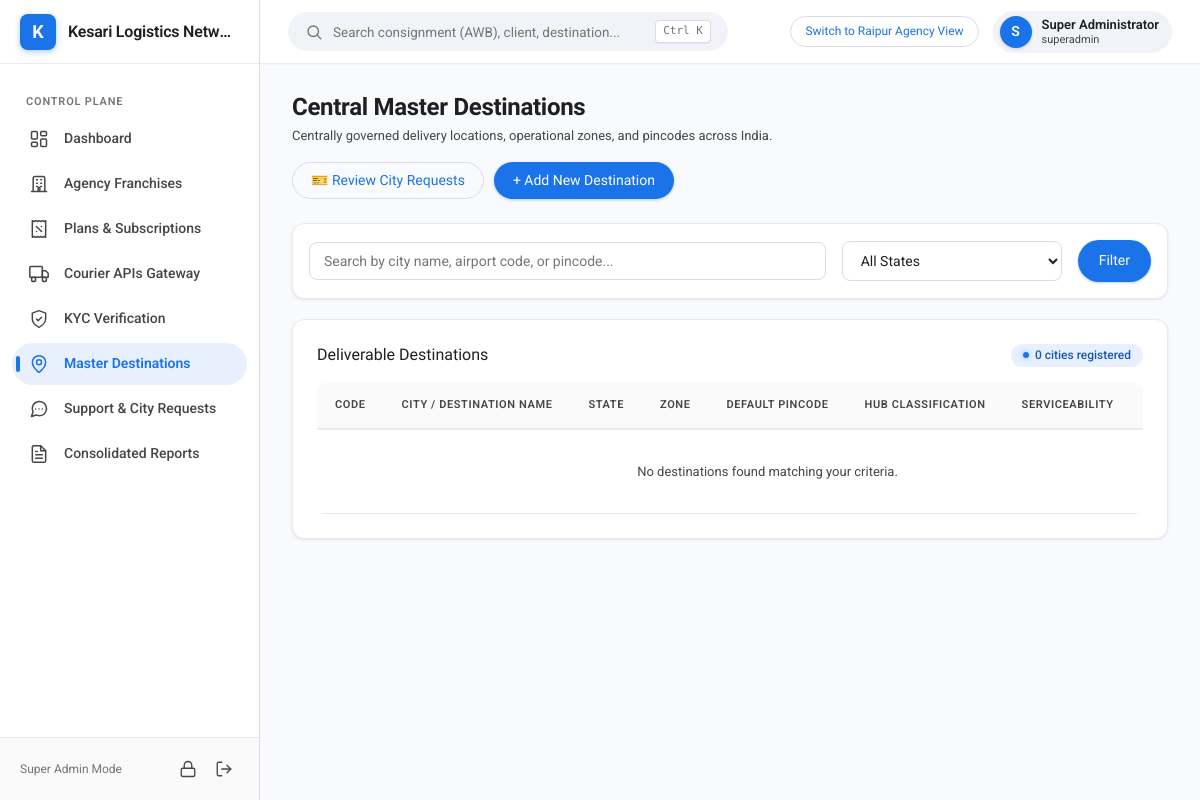
The app's page /admin/destinations (signed in), older data.
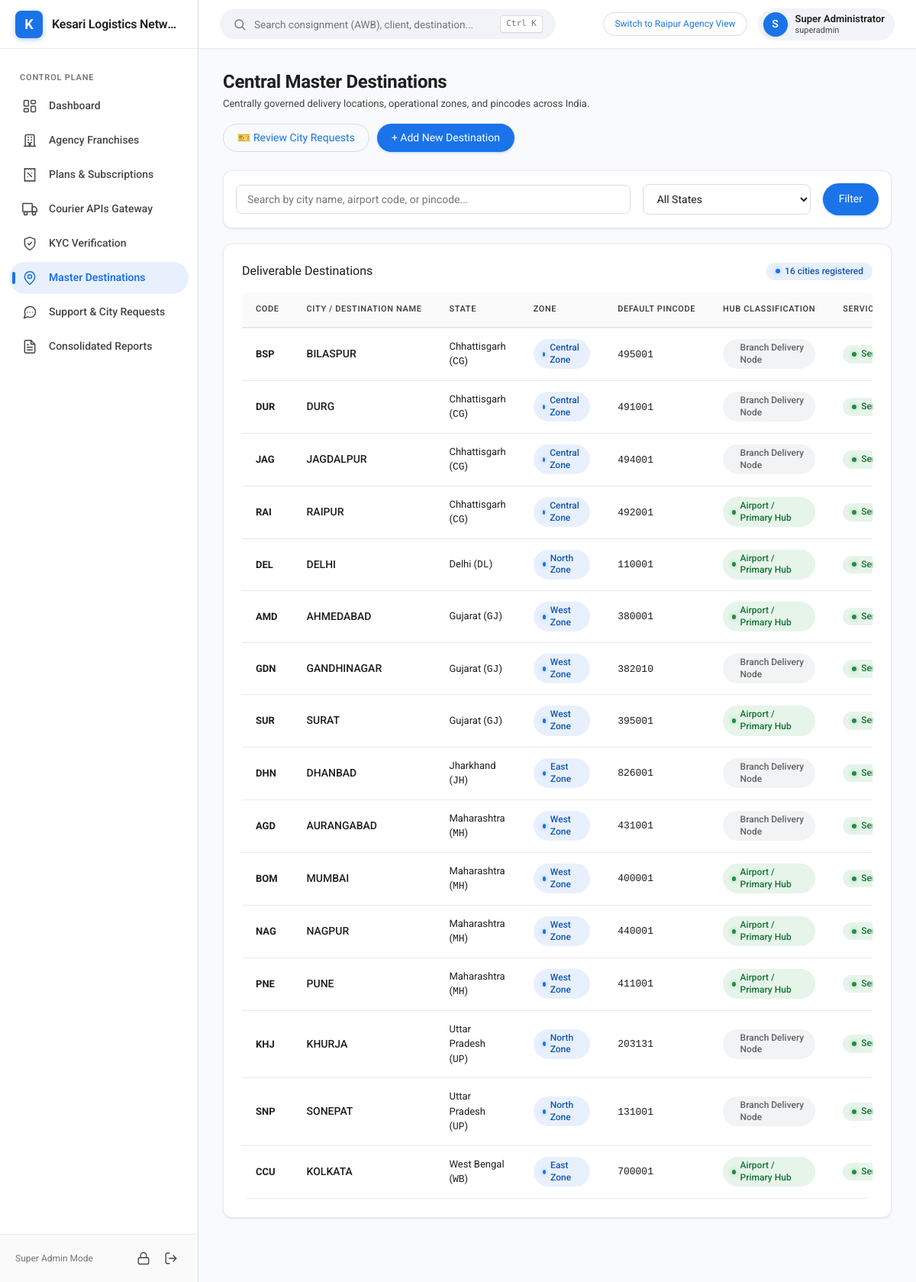
The same page, newer data.
### tables this page shows
CREATE TABLE destinations (
    id INTEGER PRIMARY KEY AUTOINCREMENT,
    code VARCHAR(30) UNIQUE NOT NULL,
    name VARCHAR(120) NOT NULL,
    state_id INTEGER NOT NULL,
    pincode VARCHAR(10) NULL,
    is_hub INTEGER DEFAULT 0,
    is_active INTEGER DEFAULT 1,
    created_at DATETIME DEFAULT CURRENT_TIMESTAMP,
    FOREIGN KEY (state_id) REFERENCES states(id)
);

CREATE TABLE states (
    id INTEGER PRIMARY KEY AUTOINCREMENT,
    code VARCHAR(10) UNIQUE NOT NULL,
    name VARCHAR(100) NOT NULL,
    zone_id INTEGER NOT NULL,
    gst_code VARCHAR(10) NULL,
    created_at DATETIME DEFAULT CURRENT_TIMESTAMP,
    FOREIGN KEY (zone_id) REFERENCES operational_zones(id)
);

CREATE TABLE operational_zones (
    id INTEGER PRIMARY KEY AUTOINCREMENT,
    code VARCHAR(30) UNIQUE NOT NULL,
    name VARCHAR(100) NOT NULL,
    description TEXT NULL,
    created_at DATETIME DEFAULT CURRENT_TIMESTAMP
);

### src/Views/admin/destinations/index.php (the view, shortened to what the changed rows need)
<div class="page-header">
    <div>
        <h1 class="page-title">Central Master Destinations</h1>
    </div>
</div>
<div class="g-card">
    <div style="display:flex; justify-content:space-between; align-items:center; margin-bottom:16px;">
        <h2 style="font-size:16px;">Deliverable Destinations</h2>
        <span class="g-chip chip-info"><?= count($destinations) ?> cities registered</span>
    </div>
    <div class="table-responsive">
        <table class="g-table">
            <thead>
                <tr>
                    <th>Code</th>
                    <th>City / Destination Name</th>
                    <th>State</th>
                    <th>Zone</th>
                    <th>Default Pincode</th>
                    <th>Hub Classification</th>
                    <th>Serviceability</th>
                    <th>Actions</th>
                </tr>
            </thead>
            <tbody>
                <?php if (empty($destinations)): ?>
                    <tr>
                        <td colspan="8" style="text-align:center; padding:32px; color:var(--text-secondary);">
                            No destinations found matching your criteria.
                        </td>
                    </tr>
                <?php endif; ?>
                <?php foreach ($destinations as $d): ?>
                    <tr style="<?= empty($d['is_active']) ? 'opacity:0.6; background:#fafafa;' : '' ?>">
                        <td><strong><?= htmlspecialchars($d['code']) ?></strong></td>
                        <td style="font-weight:500; font-size:14px;">
                            <?= htmlspecialchars($d['name']) ?>
                        </td>
                        <td><?= htmlspecialchars($d['state_name']) ?> (<code><?= htmlspecialchars($d['state_code']) ?></code>)</td>
                        <td><span class="g-chip chip-info"><?= htmlspecialchars($d['zone_name']) ?></span></td>
                        <td><code><?= htmlspecialchars($d['pincode'] ?: '—') ?></code></td>
                        <td>
                            <?php if ($d['is_hub']): ?>
                                <span class="g-chip chip-success">Airport / Primary Hub</span>
                            <?php else: ?>
                                <span class="g-chip" style="background:#f1f3f4; color:#5f6368;">Branch Delivery Node</span>
                            <?php endif; ?>
                        </td>
                        <td>
                            <?php if (!empty($d['is_active'])): ?>
                                <span class="g-chip chip-success">Serviceable</span>
                            <?php else: ?>
                                <span class="g-chip chip-danger">Suspended</span>
                            <?php endif; ?>
                        </td>
                    </tr>
                <?php endforeach; ?>
            </tbody>
        </table>
    </div>
</div>
<?php
require ROOT_PATH . '/src/Views/layout.php';
?>

Row changes from the older to the newer data that the page shows:
added destinations: code "BSP", name "BILASPUR", state.name "Chhattisgarh", state.code "CG", operational_zones.name "Central Zone", pincode "495001", is_hub "Branch Delivery Node", is_active "Serviceable"
added destinations: code "DUR", name "DURG", state.name "Chhattisgarh", state.code "CG", operational_zones.name "Central Zone", pincode "491001", is_hub "Branch Delivery Node", is_active "Serviceable"
added destinations: code "JAG", name "JAGDALPUR", state.name "Chhattisgarh", state.code "CG", operational_zones.name "Central Zone", pincode "494001", is_hub "Branch Delivery Node", is_active "Serviceable"
added destinations: code "RAI", name "RAIPUR", state.name "Chhattisgarh", state.code "CG", operational_zones.name "Central Zone", pincode "492001", is_hub "Airport / Primary Hub", is_active "Serviceable"
added destinations: code "DEL", name "DELHI", state.name "Delhi", state.code "DL", operational_zones.name "North Zone", pincode "110001", is_hub "Airport / Primary Hub", is_active "Serviceable"
added destinations: code "AMD", name "AHMEDABAD", state.name "Gujarat", state.code "GJ", operational_zones.name "West Zone", pincode "380001", is_hub "Airport / Primary Hub", is_active "Serviceable"
added destinations: code "GDN", name "GANDHINAGAR", state.name "Gujarat", state.code "GJ", operational_zones.name "West Zone", pincode "382010", is_hub "Branch Delivery Node", is_active "Serviceable"
added destinations: code "SUR", name "SURAT", state.name "Gujarat", state.code "GJ", operational_zones.name "West Zone", pincode "395001", is_hub "Airport / Primary Hub", is_active "Serviceable"
added destinations: code "DHN", name "DHANBAD", state.name "Jharkhand", state.code "JH", operational_zones.name "East Zone", pincode "826001", is_hub "Branch Delivery Node", is_active "Serviceable"
added destinations: code "AGD", name "AURANGABAD", state.name "Maharashtra", state.code "MH", operational_zones.name "West Zone", pincode "431001", is_hub "Branch Delivery Node", is_active "Serviceable"
added destinations: code "BOM", name "MUMBAI", state.name "Maharashtra", state.code "MH", operational_zones.name "West Zone", pincode "400001", is_hub "Airport / Primary Hub", is_active "Serviceable"
added destinations: code "NAG", name "NAGPUR", state.name "Maharashtra", state.code "MH", operational_zones.name "West Zone", pincode "440001", is_hub "Airport / Primary Hub", is_active "Serviceable"
added destinations: code "PNE", name "PUNE", state.name "Maharashtra", state.code "MH", operational_zones.name "West Zone", pincode "411001", is_hub "Airport / Primary Hub", is_active "Serviceable"
added destinations: code "KHJ", name "KHURJA", state.name "Uttar Pradesh", state.code "UP", operational_zones.name "North Zone", pincode "203131", is_hub "Branch Delivery Node", is_active "Serviceable"
added destinations: code "SNP", name "SONEPAT", state.name "Uttar Pradesh", state.code "UP", operational_zones.name "North Zone", pincode "131001", is_hub "Branch Delivery Node", is_active "Serviceable"
added destinations: code "CCU", name "KOLKATA", state.name "West Bengal", state.code "WB", operational_zones.name "East Zone", pincode "700001", is_hub "Airport / Primary Hub", is_active "Serviceable"
Text that changed along with them:
count($destinations): "0" → "16"
text no longer shown: "No destinations found matching your criteria."
